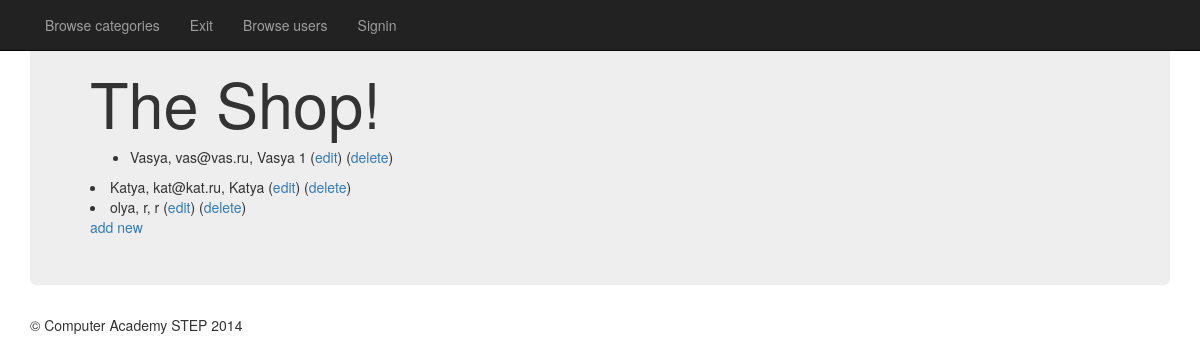
Page /index.php?ctrl=user&act=users (signed in) on the committed database.
### tables this page shows
CREATE TABLE `users` (
  `id` int(11) NOT NULL AUTO_INCREMENT,
  `name` varchar(256) DEFAULT NULL,
  `password` varchar(256) DEFAULT NULL,
  `email` varchar(246) DEFAULT NULL,
  `isAdmin` varchar(256) DEFAULT NULL,
  PRIMARY KEY (`id`)
);

### controller/FrontController.php (called while the page is built, shortened)
<?php
class FrontController {
    function start() {
        $this->view = new View();
        $r = new Request();
        $ctrlName = $r->getGetValue('ctrl');
        switch ($ctrlName) {
            case 'user':
                $ctrl = new UserController($this->view);
                break;
        }
        $action = $r->getGetValue('act');
        $layOut = new Layout();
        $ctrl->setLayout($layOut);
        $view = $ctrl->{"{$action}Action"}();
        $layOut->setCtrlName($ctrlName);
        $layOut->setView($this->view);
        $layOut->render($view);
    }
}

### index.php (called while the page is built, shortened)
<?php
function findClass($class) {
    $class = str_replace('\\', '/', $class) . '.php';
}
$fc = new FrontController();
$fc->start();

### util/View.php (called while the page is built, shortened)
<?php
class View {
    private $storage = [];
    function __get($name) {
        if (isset($this->storage[$name])) {
            return $this->storage[$name];
        }
        return '';
    }
    function __set($name, $value) {
        $this->storage[$name] = $value;
    }
}

### model/service/UserService.php (called while the page is built, shortened)
<?php
class UserService {
    function getUserList() {
        $users = [];
        $stmt = \util\MySQL::$db->prepare("SELECT id, name, email, password, isAdmin FROM users");
        $stmt->execute();
        while ($item = $stmt->fetchObject('model\entity\User')) {
            $users[] = $item;
        }
        return $users;
    }
}

### controller/UserController.php (called while the page is built, shortened)
<?php
class UserController extends BaseController {
    private $userService;
    private function getUserService() {
        if (empty($this->userService)) {
            $this->userService = new UserService();
        }
        return $this->userService;
    }
    function usersAction() {
        $this->view->users = $this->getUserService()->getUserList();
        return 'users';
    }
}

### model/entity/User.php (called while the page is built, shortened)
<?php
class User {
    private $id;
    private $name;
    private $email;
    private $password;
    private $isAdmin;
    public function getName() {
        return $this->name;
    }
    public function getEmail() {
        return $this->email;
    }
    public function getPassword() {
        return $this->password;
    }
    public function getId() {
        return $this->id;
    }
    public function getIsAdmin() {
        return $this->isAdmin;
    }
}

### view/user/users.php (the view, shortened to what this page needs)
<html>
    <head>
    </head>
    <body>
        <?php
            if(!empty($_SESSION['loggedIn'])){
                if ($_SESSION['admin']){
                    ?>
                    <ul>
                    <?php
                    foreach ($this->view->users as $user) {
                        echo "<li>{$user->getName()}, {$user->getEmail()}, {$user->getPassword()}  {$user->getIsAdmin()} (<a href=\"index.php?ctrl=user&act=editUser&id={$user->getId()}\">edit</a>)&nbsp;(<a href=\"index.php?ctrl=user&act=delete&id={$user->getId()}\">delete</a>)</li>";
                    ?>
                    </ul> <?php } ?>
                    <a href="index.php?ctrl=user&act=editUser">add new</a> <?php }
                else { echo "You do not have access to this page!"; }
            }
            else { echo "You do not login!"; }
            ?>
    </body>
</html>

### rows in the picture
users: name "Vasya", email "vas@vas.ru", password "Vasya", isAdmin "1"
users: name "Katya", email "kat@kat.ru", password "Katya"
users: name "olya", email "r", password "r"
